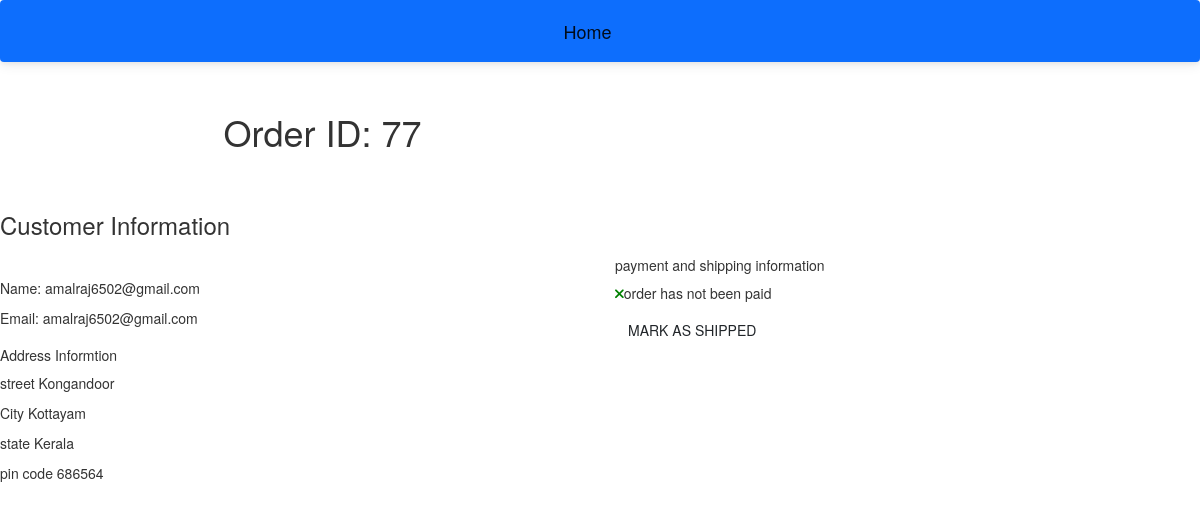
The app's page /restaurant/orders/77/ (signed in) with its own data.
### customer/models.py (models this page shows, shortened)
class OrderModel(models.Model):
    created_on = models.DateTimeField(auto_now_add=True)
    price = models.DecimalField(max_digits=7, decimal_places=2)
    items = models.ManyToManyField('MenuItem', related_name='order', blank=True)
    name = models.CharField(max_length=50, blank=True)
    email = models.CharField(max_length=50, blank=True)
    street = models.CharField(max_length=50, blank=True)
    city = models.CharField(max_length=50, blank=True)
    state = models.CharField(max_length=15, blank=True)
    pin_code = models.IntegerField(blank=True, null=True)
    is_paid = models.BooleanField(default=False)
    is_shipped = models.BooleanField(default=False)

### restaurant/views.py (the view, shortened to what this page needs)
# urls.py: path('orders/<int:pk>/', OrderDetails.as_view(),name='order-details'),
class OrderDetails(LoginRequiredMixin, UserPassesTestMixin, View):
    def get(self, request, pk, *args, **kwargs):
        order = OrderModel.objects.get(pk=pk)
        context = {
            'order': order
        }
        return render(request, 'restaurant/order-details.html', context)
    def test_func(self):
        return self.request.user.groups.filter(name='Staff').exists()

### restaurant/templates/restaurant/order-details.html (shortened to what this page needs)
{% extends 'restaurant/base.html' %}
{% block content %}
<div class="container">
 <div class="col-md-6 col-sm=12 text-center mt-3">
    <h1>Order ID: {{ order.pk}}</h1>
 </div>
</div>
<div class="row justify-content-center">
<div class="col-md-12 com-sm-12 mt-5">
    <h3>Customer Information</h3>
   </div>
  </div>
  <div class="row justify-content-center">
    <div class="col-md-6 com-sm-12 mt-5">
        <p><span style="font-weight: 400;">Name:</span> {{ order.name}}</p>
        <p><span style="font-weight: 400;">Email:</span> {{ order.email}}</p>
        <h5 class="pt-3">Address Informtion</h5>
        <p><span style="font-weight: 400;">street</span> {{ order.street}}</p>
        <p><span style="font-weight: 400;">City</span> {{ order.city}}</p>
        <p><span style="font-weight: 400;">state</span> {{ order.state}}</p>
        <p><span style="font-weight: 400;">pin code</span> {{ order.pin_code}}</p>
       </div>
       <div class="col-md-6 col-sm-12">
        <h5>payment and shipping information</h5>
        <p class="mt-3">{% if order.is_paid %}</p>
        <p><i style="color: green;" class="fas fa-check"></i><span class="pl-2">order has been paid</span>
        {% else %}
        <p><i style="color: green;" class="fas fa-times"></i><span class="pl-2">order has not been paid</span>
        {% endif %}</p>
        {% if order.is_shipped %}</p>
        <p><i style="color: green;" class="fas fa-check"></i><span class="pl-2">order has been shipped</span>
        {% else %}
        <form method="POST">
            <button type="submit" class="btn btn-outline-sucess">Mark as shipped</button>
        </form>
        {% endif %}
       </div>
      </div>
{% endblock content %}

### records on screen
OrderModel: pk "77", name "amalraj6502@gmail.com", email "amalraj6502@gmail.com", street "Kongandoor", city "Kottayam", state "Kerala", pin_code "686564"
